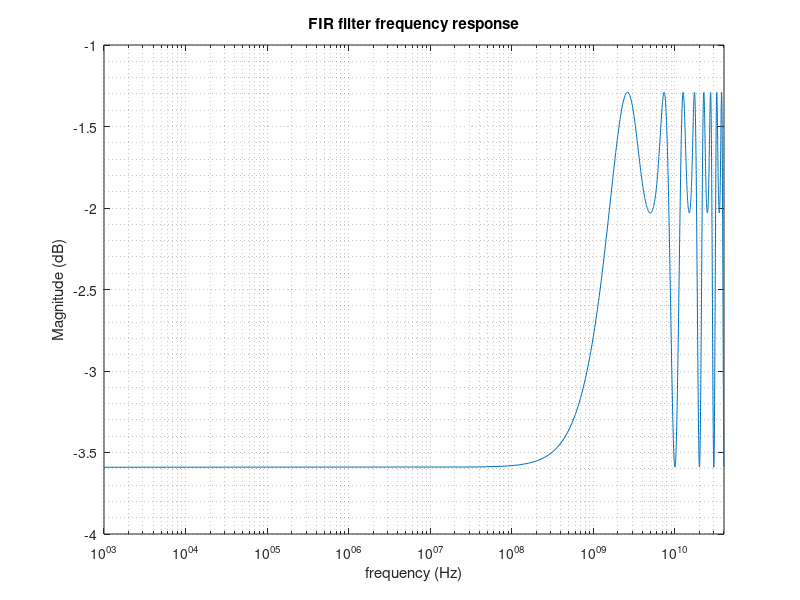

This chart was generated by the following MATLAB code:
format long e

bits = [-1.13043e-008; -2.39409e-005; 0.363646; 0.027235; 0.0343059; -0.0542583; 0.0273995];
y = [0; 0; 1; 0; 0; 0; 0];

A = zeros(13,7);

for i=1:7
    A(i:(i+6),i) = bits;
end

A=A';
c = A\y;
c = c./(sum(abs(c)))


f = linspace(1e3,40e9, 1e3);
C_f = zeros(1,length(f));
Tb = 0.1e-9;

for i=3:9
    n = i-5;
    C_f = C_f + c(i)*exp(-1i*2*pi*f*Tb*n);
end

semilogx(f, 20*log10(abs(C_f)))
hold on
grid minor
title('FIR filter frequency response')
xlabel('frequency (Hz)')
ylabel('Magnitude (dB)')
xlim([1e3, 40e9])